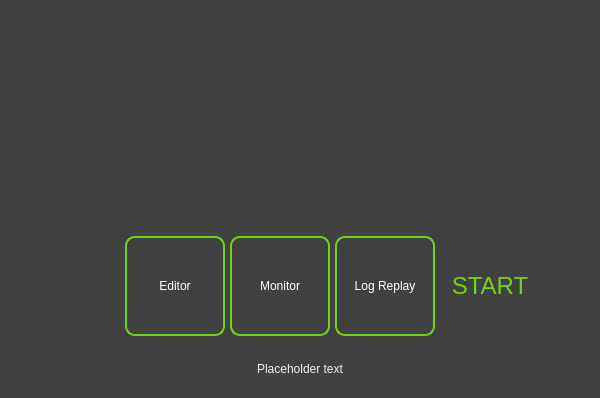
<?xml version="1.0" encoding="UTF-8"?>
<ui version="4.0">
 <class>StartupDialog</class>
 <widget class="QDialog" name="StartupDialog">
  <property name="geometry">
   <rect>
    <x>0</x>
    <y>0</y>
    <width>600</width>
    <height>398</height>
   </rect>
  </property>
  <property name="sizePolicy">
   <sizepolicy hsizetype="Fixed" vsizetype="Fixed">
    <horstretch>0</horstretch>
    <verstretch>0</verstretch>
   </sizepolicy>
  </property>
  <property name="windowTitle">
   <string>Dialog</string>
  </property>
  <property name="styleSheet">
   <string notr="true">background-color: rgb(65, 65, 65);</string>
  </property>
  <property name="sizeGripEnabled">
   <bool>false</bool>
  </property>
  <property name="modal">
   <bool>false</bool>
  </property>
  <layout class="QVBoxLayout" name="verticalLayout">
   <property name="spacing">
    <number>0</number>
   </property>
   <property name="leftMargin">
    <number>0</number>
   </property>
   <property name="topMargin">
    <number>0</number>
   </property>
   <property name="rightMargin">
    <number>0</number>
   </property>
   <property name="bottomMargin">
    <number>0</number>
   </property>
   <item alignment="Qt::AlignRight">
    <widget class="QPushButton" name="pushButtonClose">
     <property name="focusPolicy">
      <enum>Qt::NoFocus</enum>
     </property>
     <property name="toolTip">
      <string>&lt;html&gt;&lt;head/&gt;&lt;body&gt;&lt;p&gt;Close&lt;/p&gt;&lt;/body&gt;&lt;/html&gt;</string>
     </property>
     <property name="text">
      <string/>
     </property>
     <property name="icon">
      <iconset resource="resources/icons.qrc">
       <normaloff>:/icons/close_x.png</normaloff>:/icons/close_x.png</iconset>
     </property>
     <property name="iconSize">
      <size>
       <width>24</width>
       <height>24</height>
      </size>
     </property>
     <property name="autoDefault">
      <bool>false</bool>
     </property>
     <property name="flat">
      <bool>true</bool>
     </property>
    </widget>
   </item>
   <item>
    <widget class="QFrame" name="frame">
     <property name="minimumSize">
      <size>
       <width>600</width>
       <height>200</height>
      </size>
     </property>
     <property name="maximumSize">
      <size>
       <width>600</width>
       <height>200</height>
      </size>
     </property>
     <property name="frameShape">
      <enum>QFrame::NoFrame</enum>
     </property>
     <property name="frameShadow">
      <enum>QFrame::Plain</enum>
     </property>
     <property name="lineWidth">
      <number>0</number>
     </property>
     <layout class="QHBoxLayout" name="horizontalLayout_2">
      <item>
       <widget class="QLabel" name="label">
        <property name="minimumSize">
         <size>
          <width>0</width>
          <height>0</height>
         </size>
        </property>
        <property name="maximumSize">
         <size>
          <width>1000</width>
          <height>1000</height>
         </size>
        </property>
        <property name="text">
         <string/>
        </property>
        <property name="pixmap">
         <pixmap resource="resources/icons.qrc">:/icons/BTE-Logo.png</pixmap>
        </property>
        <property name="scaledContents">
         <bool>false</bool>
        </property>
        <property name="alignment">
         <set>Qt::AlignCenter</set>
        </property>
       </widget>
      </item>
     </layout>
    </widget>
   </item>
   <item>
    <layout class="QHBoxLayout" name="horizontalLayout">
     <property name="spacing">
      <number>5</number>
     </property>
     <property name="leftMargin">
      <number>5</number>
     </property>
     <property name="topMargin">
      <number>5</number>
     </property>
     <property name="rightMargin">
      <number>5</number>
     </property>
     <property name="bottomMargin">
      <number>5</number>
     </property>
     <item>
      <spacer name="horizontalSpacer">
       <property name="orientation">
        <enum>Qt::Horizontal</enum>
       </property>
       <property name="sizeHint" stdset="0">
        <size>
         <width>120</width>
         <height>20</height>
        </size>
       </property>
      </spacer>
     </item>
     <item>
      <widget class="QToolButton" name="toolButtonEditor">
       <property name="minimumSize">
        <size>
         <width>100</width>
         <height>100</height>
        </size>
       </property>
       <property name="maximumSize">
        <size>
         <width>100</width>
         <height>100</height>
        </size>
       </property>
       <property name="focusPolicy">
        <enum>Qt::NoFocus</enum>
       </property>
       <property name="autoFillBackground">
        <bool>false</bool>
       </property>
       <property name="styleSheet">
        <string notr="true">color:white;
border: 2px solid rgb(115, 210, 22); 
border-radius: 10px;
</string>
       </property>
       <property name="text">
        <string>Editor</string>
       </property>
       <property name="icon">
        <iconset resource="resources/icons.qrc">
         <normaloff>:/icons/BT-edit.png</normaloff>:/icons/BT-edit.png</iconset>
       </property>
       <property name="iconSize">
        <size>
         <width>70</width>
         <height>70</height>
        </size>
       </property>
       <property name="checkable">
        <bool>false</bool>
       </property>
       <property name="checked">
        <bool>false</bool>
       </property>
       <property name="toolButtonStyle">
        <enum>Qt::ToolButtonTextUnderIcon</enum>
       </property>
       <property name="autoRaise">
        <bool>true</bool>
       </property>
      </widget>
     </item>
     <item>
      <widget class="QToolButton" name="toolButtonMonitor">
       <property name="minimumSize">
        <size>
         <width>100</width>
         <height>100</height>
        </size>
       </property>
       <property name="maximumSize">
        <size>
         <width>100</width>
         <height>100</height>
        </size>
       </property>
       <property name="focusPolicy">
        <enum>Qt::NoFocus</enum>
       </property>
       <property name="autoFillBackground">
        <bool>false</bool>
       </property>
       <property name="styleSheet">
        <string notr="true">color:white;
border: 2px solid rgb(115, 210, 22); 
border-radius: 10px;


</string>
       </property>
       <property name="text">
        <string>Monitor</string>
       </property>
       <property name="icon">
        <iconset resource="resources/icons.qrc">
         <normaloff>:/icons/BT-monitor.png</normaloff>:/icons/BT-monitor.png</iconset>
       </property>
       <property name="iconSize">
        <size>
         <width>70</width>
         <height>70</height>
        </size>
       </property>
       <property name="checkable">
        <bool>false</bool>
       </property>
       <property name="checked">
        <bool>false</bool>
       </property>
       <property name="toolButtonStyle">
        <enum>Qt::ToolButtonTextUnderIcon</enum>
       </property>
       <property name="autoRaise">
        <bool>true</bool>
       </property>
      </widget>
     </item>
     <item>
      <widget class="QToolButton" name="toolButtonReplay">
       <property name="minimumSize">
        <size>
         <width>100</width>
         <height>100</height>
        </size>
       </property>
       <property name="maximumSize">
        <size>
         <width>100</width>
         <height>100</height>
        </size>
       </property>
       <property name="focusPolicy">
        <enum>Qt::NoFocus</enum>
       </property>
       <property name="autoFillBackground">
        <bool>false</bool>
       </property>
       <property name="styleSheet">
        <string notr="true">color:white;
border: 2px solid rgb(115, 210, 22); 
border-radius: 10px;

</string>
       </property>
       <property name="text">
        <string>Log Replay</string>
       </property>
       <property name="icon">
        <iconset resource="resources/icons.qrc">
         <normaloff>:/icons/BT-log.png</normaloff>:/icons/BT-log.png</iconset>
       </property>
       <property name="iconSize">
        <size>
         <width>70</width>
         <height>70</height>
        </size>
       </property>
       <property name="checkable">
        <bool>false</bool>
       </property>
       <property name="checked">
        <bool>false</bool>
       </property>
       <property name="toolButtonStyle">
        <enum>Qt::ToolButtonTextUnderIcon</enum>
       </property>
       <property name="autoRaise">
        <bool>true</bool>
       </property>
      </widget>
     </item>
     <item>
      <widget class="QToolButton" name="toolButtonStart">
       <property name="minimumSize">
        <size>
         <width>100</width>
         <height>100</height>
        </size>
       </property>
       <property name="font">
        <font>
         <pointsize>18</pointsize>
        </font>
       </property>
       <property name="focusPolicy">
        <enum>Qt::NoFocus</enum>
       </property>
       <property name="toolTip">
        <string>&lt;html&gt;&lt;head/&gt;&lt;body&gt;&lt;p&gt;&lt;span style=&quot; font-size:10pt; color:#eeeeec;&quot;&gt;Launch the application&lt;/span&gt;&lt;/p&gt;&lt;/body&gt;&lt;/html&gt;</string>
       </property>
       <property name="styleSheet">
        <string notr="true">color: rgb(115, 210, 22)</string>
       </property>
       <property name="text">
        <string>START</string>
       </property>
       <property name="iconSize">
        <size>
         <width>66</width>
         <height>66</height>
        </size>
       </property>
       <property name="toolButtonStyle">
        <enum>Qt::ToolButtonTextUnderIcon</enum>
       </property>
       <property name="autoRaise">
        <bool>true</bool>
       </property>
       <property name="arrowType">
        <enum>Qt::NoArrow</enum>
       </property>
      </widget>
     </item>
     <item>
      <spacer name="horizontalSpacer_2">
       <property name="orientation">
        <enum>Qt::Horizontal</enum>
       </property>
       <property name="sizeHint" stdset="0">
        <size>
         <width>40</width>
         <height>20</height>
        </size>
       </property>
      </spacer>
     </item>
    </layout>
   </item>
   <item>
    <widget class="QLabel" name="labelDescription">
     <property name="minimumSize">
      <size>
       <width>0</width>
       <height>50</height>
      </size>
     </property>
     <property name="maximumSize">
      <size>
       <width>16777215</width>
       <height>50</height>
      </size>
     </property>
     <property name="styleSheet">
      <string notr="true">color: rgb(238, 238, 236);</string>
     </property>
     <property name="text">
      <string>Placeholder text</string>
     </property>
     <property name="alignment">
      <set>Qt::AlignCenter</set>
     </property>
    </widget>
   </item>
  </layout>
 </widget>
 <resources>
  <include location="resources/icons.qrc"/>
 </resources>
 <connections/>
</ui>
